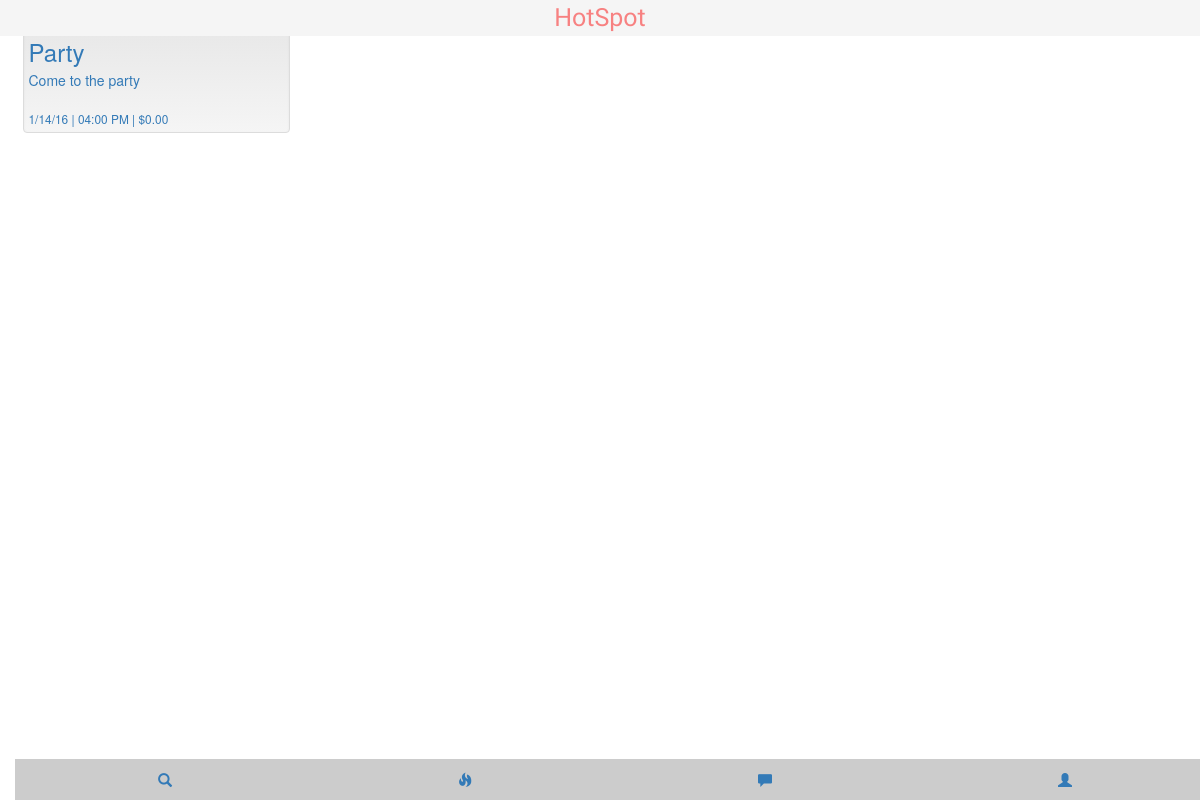
Before: /searchChoice.php (signed in) with the older database file.
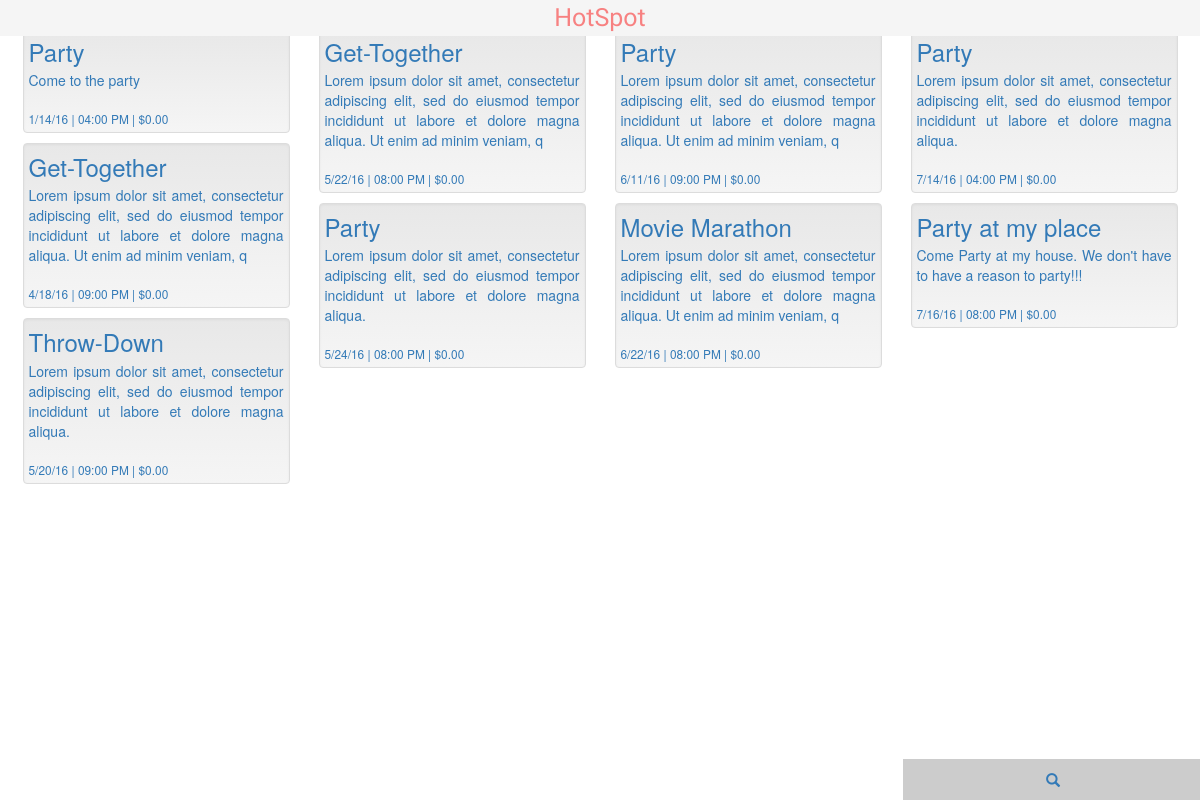
After: the same page with the newer database file.
### tables this page shows
CREATE TABLE `event` (
  `E_ID` int(11) NOT NULL,
  `E_CREATOR` int(7) NOT NULL,
  `E_TITLE` char(255) NOT NULL,
  `E_LAT_DEG` int(2) NOT NULL,
  `E_LAT_MIN` int(2) NOT NULL,
  `E_LAT_SEC` int(2) NOT NULL,
  `E_LONG_DEG` int(2) NOT NULL,
  `E_LONG_MIN` int(2) NOT NULL,
  `E_LONG_SEC` tinyint(2) NOT NULL,
  `E_DATE` date NOT NULL,
  `E_TIME_START` time NOT NULL,
  `E_TIME_END` time DEFAULT NULL,
  `E_TYPE` varchar(255) NOT NULL,
  `E_DESC` longtext NOT NULL,
  `E_PRIVATE` char(1) NOT NULL,
  `E_AGE_GROUP` varchar(20) DEFAULT NULL,
  `E_PRICE` float(5,2) NOT NULL,
  `E_FOOD` char(1) NOT NULL,
  `E_FOOD_TYPE` char(3) DEFAULT NULL,
  `E_DRINK` char(1) NOT NULL,
  `E_DRINK_TYPE` char(3) DEFAULT NULL,
  `E_BYO` char(1) NOT NULL,
  `E_ATTIRE` char(1) NOT NULL,
  `E_ATTIRE_TYPE` char(3) DEFAULT NULL,
  `E_SPONSOR` char(1) NOT NULL,
  `E_SPONSOR_TITLE` char(255) DEFAULT NULL,
  `USER_U_ID` int(7) NOT NULL,
  `LT_FOOD_F_FOOD_TYPE` char(3) DEFAULT NULL,
  `LT_ATTIRE_ATT_ATTIRE_TYPE` char(3) DEFAULT NULL,
  `LT_DRINK_D_DRINK_TYPE` char(3) DEFAULT NULL,
  `LT_AGE_AGE_CODE` int(3) DEFAULT NULL,
  `E_MUSIC_TYPE` char(50) DEFAULT NULL
);

### searchChoice.php (the view, shortened to what this page needs)
<?php
  $q = isset($_POST['Q']) ? $_POST['Q'] : '';
?>
<?php if(!isset($q)) : ?>
<?php else : ?>
    <!DOCTYPE html>
    <html lang="en">
      <head>
        <link rel="stylesheet" type="text/css" href="css/list.css">
        <link rel="stylesheet" type="text/css"
        href="css/bootstrap-theme.min.css">
      </head>
      <body>
        <div class="container">
          <?php include("header.php"); ?>
          <br style="line-height:38px;" />
          <div class="row">
          <?php
            include("connection.php");
            $queryPart = $_SESSION['queryPart'];
            $sql = "SELECT e_id,
                           e_title,
                           DATE_FORMAT(e_date,'%c/%e/%y'),
                           TIME_FORMAT(e_time_start,'%h:%i %p'),
                           SUBSTRING(e_desc, 1, 150),
                           e_desc,
                           e_price
                    FROM `event`
                    WHERE e_private != 'Y' ".
                    $queryPart.
                    "ORDER BY e_date,
                             e_time_start";
            $result = $conn->query($sql);
            if ($result->num_rows > 0) {
              while($row = $result->fetch_assoc()) {
                $EID = $row["e_id"];
                echo "<a href=\"event.php?EID=$EID\" class=\"item\">
                <div class=\"well\"><h3>".
                $row["e_title"].
                "</h3><p class=\"text-justify\">".
                $row["SUBSTRING(e_desc, 1, 150)"].
                "</p><br/><p class=\"small\">".
                $row["DATE_FORMAT(e_date,'%c/%e/%y')"].
                " | ".
                $row["TIME_FORMAT(e_time_start,'%h:%i %p')"].
                " | &#36;".
                $row["e_price"].
                "</p></div></a>";
              }
            }
          ?>
          <?php include("nav.php"); ?>
        </div>
      </div>
    </body>
    </html>
<?php endif; ?>

### nav.php (shortened to what this page needs)
<!DOCTYPE html>
<html lang="en">
  <head>
    <link rel="stylesheet" type="text/css" href="css/nav.css">
    <link rel="stylesheet" type="text/css" href="css/bootstrap-theme.min.css">
  </head>
  <body>
    <ul class="nav nav-tabs nav-justified">
      <li role="presentation" data-toggle="modal" data-target="#modal-1">
        <a href="#"><span class="glyphicon glyphicon-search" aria-hidden="true">
        </span></a>
      </li>
      <li role="presentation"><a href="fire.php"><span class="glyphicon
      glyphicon-fire" aria-hidden="true"></span></a></li>
      <li role="presentation"><a href="message.php"><span class="glyphicon
      glyphicon-comment" aria-hidden="true"></span></a></li>
      <li role="presentation">
        <a href="myprofile.php">
          <span class="glyphicon glyphicon-user" aria-hidden="true">
          </span>
        </a>
      </li>
    </ul>
  </body>
</html>

Changed rows visible on the page:
added event: E_TITLE "Get-Together", SUBSTRING "Lorem ipsum dolor sit amet, consectetur adipiscing elit, sed do eiusmod tempor incididunt ut labore et dolore magna aliqua. Ut enim ad minim veniam, q", DATE_FORMAT "4/18/16", TIME_FORMAT "09:00 PM", E_PRICE "0.00"
added event: E_TITLE "Throw-Down", SUBSTRING "Lorem ipsum dolor sit amet, consectetur adipiscing elit, sed do eiusmod tempor incididunt ut labore et dolore magna aliqua.", DATE_FORMAT "5/20/16", TIME_FORMAT "09:00 PM", E_PRICE "0.00"
added event: E_TITLE "Get-Together", SUBSTRING "Lorem ipsum dolor sit amet, consectetur adipiscing elit, sed do eiusmod tempor incididunt ut labore et dolore magna aliqua. Ut enim ad minim veniam, q", DATE_FORMAT "5/22/16", TIME_FORMAT "08:00 PM", E_PRICE "0.00"
added event: E_TITLE "Party", SUBSTRING "Lorem ipsum dolor sit amet, consectetur adipiscing elit, sed do eiusmod tempor incididunt ut labore et dolore magna aliqua.", DATE_FORMAT "5/24/16", TIME_FORMAT "08:00 PM", E_PRICE "0.00"
added event: E_TITLE "Party", SUBSTRING "Lorem ipsum dolor sit amet, consectetur adipiscing elit, sed do eiusmod tempor incididunt ut labore et dolore magna aliqua. Ut enim ad minim veniam, q", DATE_FORMAT "6/11/16", TIME_FORMAT "09:00 PM", E_PRICE "0.00"
added event: E_TITLE "Movie Marathon", SUBSTRING "Lorem ipsum dolor sit amet, consectetur adipiscing elit, sed do eiusmod tempor incididunt ut labore et dolore magna aliqua. Ut enim ad minim veniam, q", DATE_FORMAT "6/22/16", TIME_FORMAT "08:00 PM", E_PRICE "0.00"
added event: E_TITLE "Party", SUBSTRING "Lorem ipsum dolor sit amet, consectetur adipiscing elit, sed do eiusmod tempor incididunt ut labore et dolore magna aliqua.", DATE_FORMAT "7/14/16", TIME_FORMAT "04:00 PM", E_PRICE "0.00"
now on this page (row edited): event: E_TITLE "Party at my place", SUBSTRING "Come Party at my house. We don't have to have a reason to party!!!", DATE_FORMAT "7/16/16", TIME_FORMAT "08:00 PM", E_PRICE "0.00"
